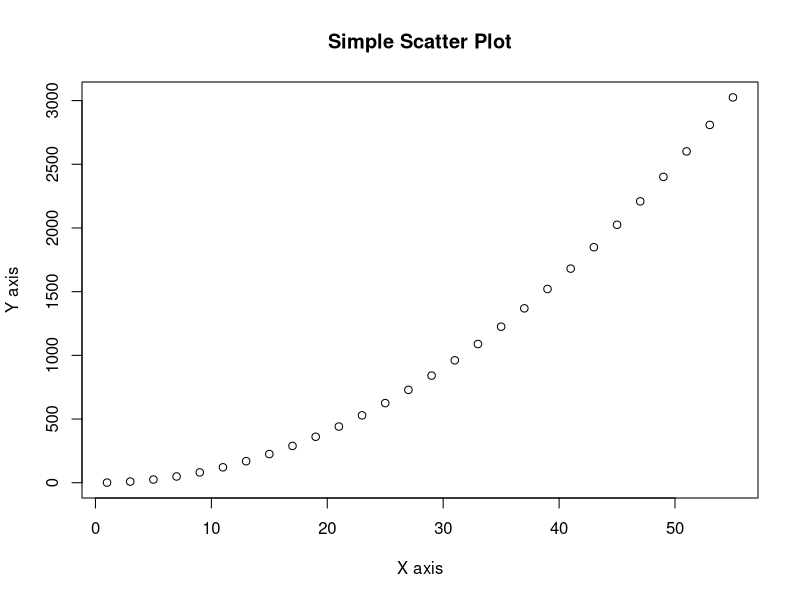

This figure's R source:
#generating data
x<-seq(1,55,by=2)
y<-x^2
print(y)


#plotting
plot(x,y,main="Simple Scatter Plot",xlab="X axis",ylab="Y axis")